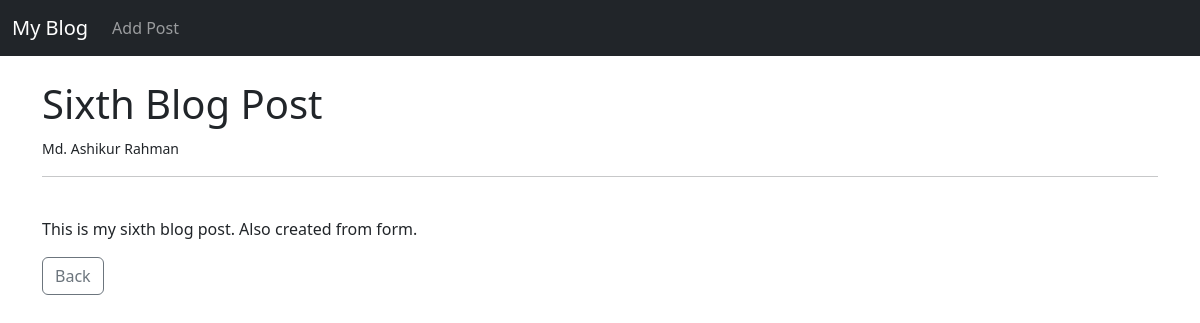
Page /article/6 on the committed database.
### theblog/models.py (models this page shows, shortened)
class Post(models.Model):
    title = models.CharField(max_length=255)
    title_tag = models.CharField(max_length=255)
    author = models.ForeignKey(User, on_delete=models.CASCADE)
    body = models.TextField()

### theblog/views.py (the view)
# urls.py: path("article/<int:pk>", views.ArticleDetailView.as_view(), name="article-detail"),
class ArticleDetailView(DetailView):
    model = Post
    template_name = "article_details.html"

### theblog/templates/article_details.html (shortened to what this page needs)
{% extends 'base.html' %}
{% block content %}
<h1>{{post.title}}</h1>
<small>
    {{post.author.first_name}} {{post.author.last_name}}
</small>
<br>
<hr><br>
<p>
    {{post.body}}
</p>
<a href="{% url 'home' %}" class="btn btn-outline-secondary">
    Back
</a>
{% endblock %}

### rows in the picture
Post: title "Sixth Blog Post", author.first_name "Md. Ashikur", author.last_name "Rahman", body "This is my sixth blog post. Also created from form."
